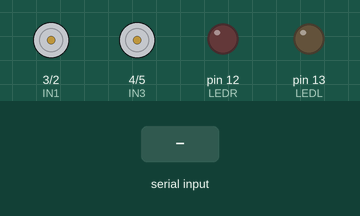
Recording of a sketch running on a simulated Arduino Uno, built with avr-gcc and run on an emulated ATmega328P. Shown: motor-driver pin pairs drawn as motors (green arrow = first pin HIGH = forward, orange = second pin HIGH = backward, longer = more drive, scaled by the enable pin), output pins drawn as LEDs (lit = HIGH). The inputs (shaded band) are chosen by the test bench.

Above: at 1.2 s.
1.3 s: "1" received over the second serial link
2.8 s: "2" received over the second serial link
4.3 s: "3" received over the second serial link
5.8 s: "B" received over the second serial link
At 6.3 s:
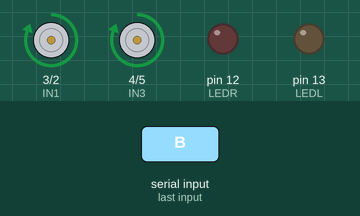
7.3 s: "S" received over the second serial link
At 8.5 s:
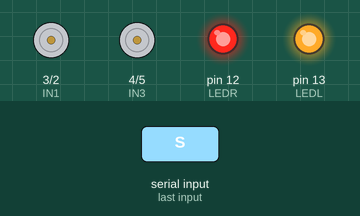
8.8 s: "F" received over the second serial link
At 9.7 s:
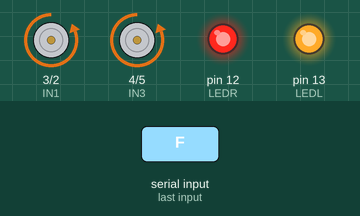
Timing chart, 0 to 11.3 s (numbered marks = the images above; inputs shaded):
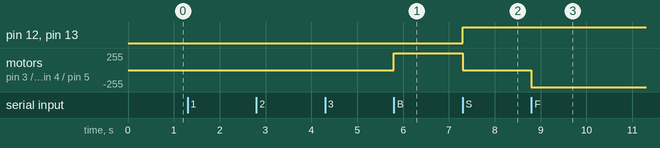

Measured:
- after the input at 5.8 s, motor on pin 3 (IN1) / pin 2 (IN2), motor on pin 4 (IN3) / pin 5 (IN4): stopped → forward 255/255 at once
- after the input at 7.3 s, pin 12 (LEDR), pin 13 (LEDL): LOW → HIGH at once; motor on pin 3 (IN1) / pin 2 (IN2), motor on pin 4 (IN3) / pin 5 (IN4): forward 255/255 → stopped at once
- after the input at 8.8 s, motor on pin 3 (IN1) / pin 2 (IN2), motor on pin 4 (IN3) / pin 5 (IN4): stopped → backward 255/255 at once

The sketch:

gesturecontrol.ino
```cpp
#include <SoftwareSerial.h>

SoftwareSerial BT(7, 8); // RX, TX

char command;

int ENA = 9;
int ENB = 10;

int IN1 = 3;
int IN2 = 2;
int IN3 = 4;
int IN4 = 5;

int LEDR = 12;
int LEDL = 13;
int buzzer = 11;

int speedValue = 150;

void setup() {
  Serial.begin(9600);
  BT.begin(9600);   // Bluetooth baud rate

  pinMode(IN1, OUTPUT);
  pinMode(IN2, OUTPUT);
  pinMode(IN3, OUTPUT);
  pinMode(IN4, OUTPUT);

  pinMode(ENA, OUTPUT);
  pinMode(ENB, OUTPUT);

  pinMode(LEDL, OUTPUT);
  pinMode(LEDR,OUTPUT);
}

void loop() {
  if (BT.available()) {
    command = BT.read();

    // SPEED CONTROL
    if (command == '1') speedValue = 100;
    if (command == '2') speedValue = 180;
    if (command == '3') speedValue = 255;

    analogWrite(ENA, speedValue);
    analogWrite(ENB, speedValue);

    // BACKWARD
    if (command == 'B') {
      digitalWrite(LEDR, LOW);
      digitalWrite(LEDL,LOW);
      digitalWrite(IN1, HIGH);
      digitalWrite(IN2, LOW);
      digitalWrite(IN3, HIGH);
      digitalWrite(IN4, LOW);
      digitalWrite(buzzer,HIGH);
    }

    // STOP
    else if (command == 'S') {
      digitalWrite(LEDR, HIGH);
      digitalWrite(LEDL,HIGH);
      digitalWrite(IN1, LOW);
      digitalWrite(IN2, LOW);
      digitalWrite(IN3, LOW);
      digitalWrite(IN4, LOW);
    }

    //FORWARD
    else if (command == 'F') {
      digitalWrite(LEDR, HIGH);
      digitalWrite(LEDL,HIGH);
      digitalWrite(IN1, LOW);
      digitalWrite(IN2, HIGH);
      digitalWrite(IN3, LOW);
      digitalWrite(IN4, HIGH);
    }


    // LEFT
    else if (command == 'L') {
      digitalWrite(LEDR, HIGH);
      digitalWrite(LEDL,LOW);
      digitalWrite(IN1, LOW);
      digitalWrite(IN2, HIGH);
      digitalWrite(IN3, HIGH);
      digitalWrite(IN4, LOW);
      digitalWrite(buzzer,HIGH);
      delay(10);
      digitalWrite(buzzer,LOW);
    }

    // RIGHT
    else if (command == 'R') {
      digitalWrite(LEDL, HIGH);
      digitalWrite(LEDR,LOW);
      digitalWrite(IN1, HIGH);
      digitalWrite(IN2, LOW);
      digitalWrite(IN3, LOW);
      digitalWrite(IN4, HIGH);
      digitalWrite(buzzer,HIGH);
      delay(10);
      digitalWrite(buzzer,LOW);
    }
  }
}
```
